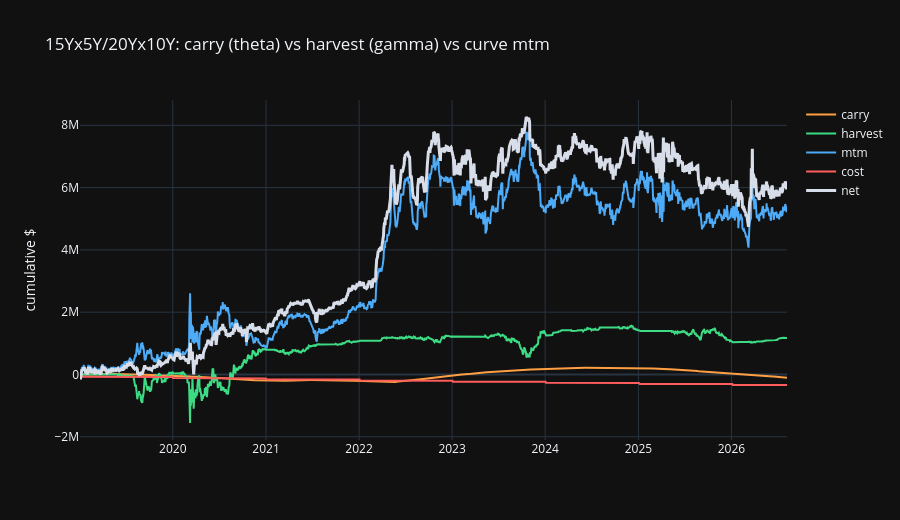

Write notebook code for a chart like this one.
### Markdown cell above
## 9. Decomposition through time — where the money came from

The three buckets, cumulated. This is the picture the brief asks for: if the
strategy really is "long vol earning theta", the gamma line rises and the
carry line does not fall.

### Code cell
_dec = LEDGER[["carry", "harvest", "mtm"]].cumsum()
_dec["cost"] = -S3.recost(LEDGER, COSTS).cumsum()
_dec["net"] = _dec.sum(axis=1)
display(_dec.iloc[[0, len(_dec) // 4, len(_dec) // 2, 3 * len(_dec) // 4, -1]].round(0))

_yearly = pd.DataFrame({
    "carry": LEDGER["carry"], "harvest": LEDGER["harvest"], "mtm": LEDGER["mtm"],
    "cost": -S3.recost(LEDGER, COSTS),
}).groupby(LEDGER.index.year).sum()
_yearly["net"] = _yearly.sum(axis=1)
_yearly["n_hedges"] = LEDGER.groupby(LEDGER.index.year)["n_hedges"].sum()
display(_yearly.round(0))

import plotly.graph_objects as go

_f = go.Figure()
for col, colour in (("carry", "#ff9f43"), ("harvest", "#3ddc84"),
                    ("mtm", "#4dabf7"), ("cost", "#ff5c5c"), ("net", "#d8dee9")):
    _f.add_trace(go.Scatter(x=_dec.index, y=_dec[col], name=col,
                            line=dict(color=colour, width=3 if col == "net" else 2)))
_f.update_layout(template="plotly_dark", height=520, hovermode="x unified",
                 title=f"{CONFIG.pair_name}: carry (theta) vs harvest (gamma) vs curve mtm",
                 yaxis_title="cumulative $")
_f.show()

### Figure 1 — Plotly figure (JSON) as saved in the notebook; plotly's stock layout.template omitted (floating-point values rounded to 4 significant figures; data arrays with more than 128 entries replaced by an {"elided": "..."} marker saying what was removed)
{"data": [{"line": {"color": "#ff9f43", "width": 2}, "name": "carry", "type": "scatter", "x": {"elided": "1898 str values"}, "y": {"elided": "1898 float values"}}, {"line": {"color": "#3ddc84", "width": 2}, "name": "harvest", "type": "scatter", "x": {"elided": "1898 str values"}, "y": {"elided": "1898 float values"}}, {"line": {"color": "#4dabf7", "width": 2}, "name": "mtm", "type": "scatter", "x": {"elided": "1898 str values"}, "y": {"elided": "1898 float values"}}, {"line": {"color": "#ff5c5c", "width": 2}, "name": "cost", "type": "scatter", "x": {"elided": "1898 str values"}, "y": {"elided": "1898 float values"}}, {"line": {"color": "#d8dee9", "width": 3}, "name": "net", "type": "scatter", "x": {"elided": "1898 str values"}, "y": {"elided": "1898 float values"}}], "layout": {"height": 520, "hovermode": "x unified", "title": {"text": "15Yx5Y/20Yx10Y: carry (theta) vs harvest (gamma) vs curve mtm"}, "yaxis": {"title": {"text": "cumulative $"}}}}
